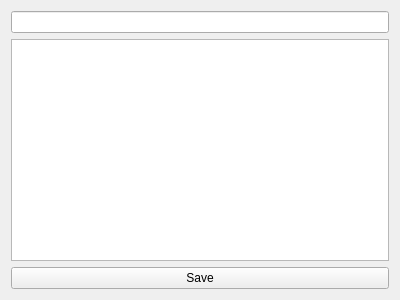
<?xml version="1.0" encoding="UTF-8"?>
<ui version="4.0">
 <class>CheckForm</class>
 <widget class="QWidget" name="CheckForm">
  <property name="geometry">
   <rect>
    <x>0</x>
    <y>0</y>
    <width>400</width>
    <height>300</height>
   </rect>
  </property>
  <property name="windowTitle">
   <string>Form</string>
  </property>
  <layout class="QGridLayout" name="gridLayout">
   <item row="0" column="0">
    <widget class="QLineEdit" name="findCodeLineEdit">
     <property name="inputMask">
      <string/>
     </property>
     <property name="text">
      <string/>
     </property>
     <property name="placeholderText">
      <string comment="Product Code" extracomment="Product Code"/>
     </property>
    </widget>
   </item>
   <item row="1" column="0">
    <widget class="QTableView" name="productTableView"/>
   </item>
   <item row="2" column="0">
    <widget class="QPushButton" name="savePushButton">
     <property name="text">
      <string>Save</string>
     </property>
    </widget>
   </item>
  </layout>
 </widget>
 <resources/>
 <connections/>
</ui>
